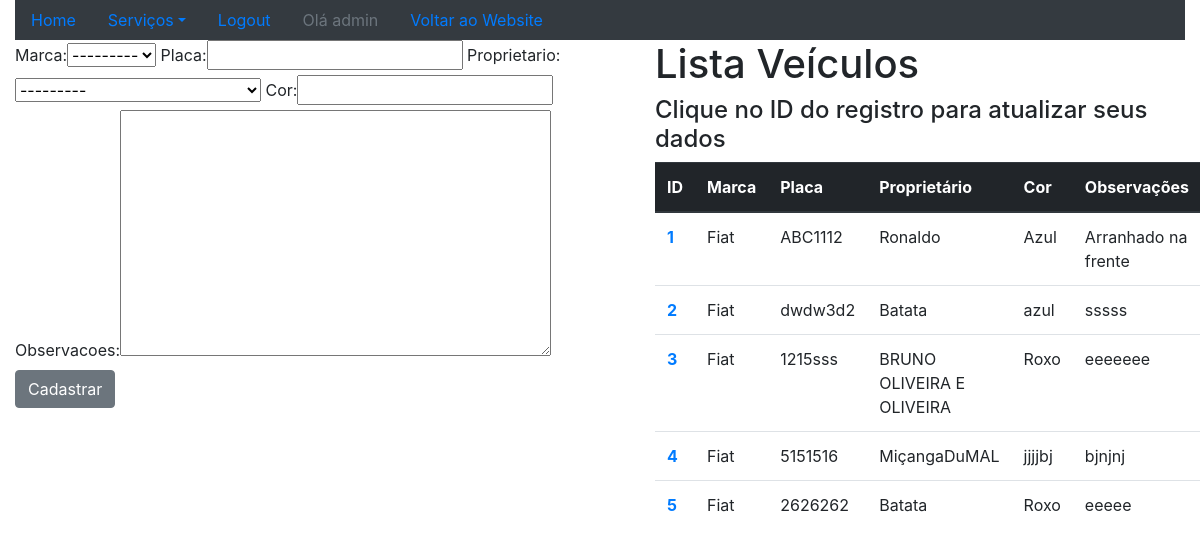
Before: /sistema/veiculos/ (signed in) with the older database file.
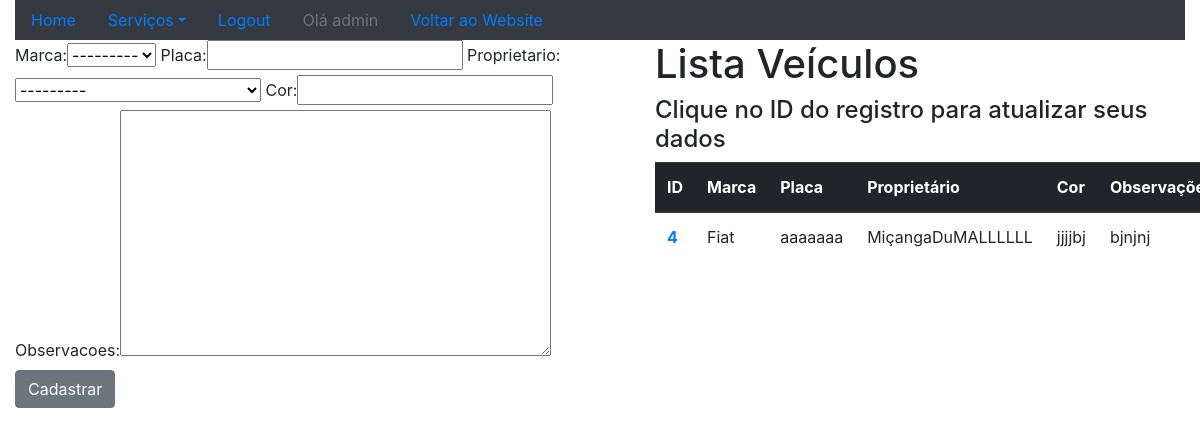
After: the same page with the newer database file.
### core/models.py (models this page shows, shortened)
class Veiculo(models.Model):
    marca = models.ForeignKey(Marca,on_delete=models.PROTECT)
    placa = models.CharField(max_length=7)
    proprietario = models.ForeignKey(Pessoa,on_delete=models.PROTECT)
    cor = models.CharField(max_length=15)
    observacoes = models.TextField()

class Marca(models.Model):
    nome = models.CharField(max_length=50)
    def __str__(self):
        return self.nome

class Pessoa(models.Model):
    nome = models.CharField(max_length=100)
    endereco = models.CharField(max_length=200)
    telefone = models.CharField(max_length=20)
    def __str__(self):
        return self.nome

### core/views.py (the view)
@login_required
def lista_veiculos(request):
    veiculos = Veiculo.objects.all()
    form = VeiculoForm()
    context = {'veiculos':veiculos,'form':form}
    return render(request,'core/lista_veiculos.html',context)

### core/forms.py
class VeiculoForm(ModelForm):
    class Meta:
        model = Veiculo
        fields = '__all__'

### core/templates/core/lista_veiculos.html (shortened to what this page needs)
{% extends "base.html" %}
{% load bootstrap %}
{% block main %}
    <div class="row">
        <div class="col-sm-6">
            <form action="{% url 'core_veiculo_novo' %}" method="POST">
                {{ form|bootstrap }}
                <button type="submit" class="btn btn-secondary">Cadastrar</button>
            </form>
        </div>
        <div class="col-sm-6">
            <ul>
                <h1>Lista Veículos</h1>
                <h4>Clique no ID do registro para atualizar seus dados</h4>
                <table class="table">
                <thead class="thead-dark">
                    <tr>
                        <th scope="col">ID</th>
                        <th scope="col">Marca</th>
                        <th scope="col">Placa</th>
                        <th scope="col">Proprietário</th>
                        <th scope="col">Cor</th>
                        <th scope="col">Observações</th>
                    </tr>
                </thead>
                <tbody>
                    {% for veiculo in veiculos %}
                        <tr>
                            <th scope="row"><a href="{% url 'core_veiculo_update' veiculo.id %}">{{ veiculo.id }}</a></th>
                            <td>{{ veiculo.marca }}</td>
                            <td>{{ veiculo.placa }}</td>
                            <td>{{ veiculo.proprietario.nome }}</td>
                            <td>{{ veiculo.cor }}</td>
                            <td>{{ veiculo.observacoes }}</td>
                        </tr>
                    {% endfor %}
                </tbody>
                </table>
            </ul>
        </div>
    </div>
{% endblock %}

### templates/base.html (shortened to what this page needs)
{% load static %}
<!DOCTYPE html>
<html lang="en">
<head>
    <link rel="stylesheet"  href="{% static 'bootstrap/css/bootstrap.css' %}">
</head>
<body>
    <div class="container-fluid">
        <div class="row">
            <div class="col-md-12">
                <ul class="nav nav-pills bg-dark">
                    <li class="nav-item">
                        <a class="nav-link " href="{% url 'core_home' %}">Home</a>
                    </li>
                    <li class="nav-item dropdown">
                        <a class="nav-link dropdown-toggle" data-toggle="dropdown" href="#" role="button" aria-haspopup="true" aria-expanded="false">Serviços</a>
                    </li>
                    {% if user.is_authenticated %}
                        <li class="nav-item">
                            <a class="nav-link " href="{% url 'logout' %}">Logout</a>
                        </li>
                        <li class="nav-item">
                            <a class="nav-link disabled" href="#">Olá {{ user }}</a>
                        </li>
                    {% else %}
                        <li class="nav-item">
                            <a class="nav-link " href="{% url 'login' %}">Login</a>
                        </li>
                    {% endif %}
                    <li class="nav-item">
                        <a class="nav-link " href="{% url 'website_home' %}">Voltar ao Website</a>
                    </li>
                </ul>
            </div>
        </div>
        {% block main %}
        {% endblock  %}
    </div>
</body>
</html>

Changed rows visible on the page:
removed Veiculo: id "1", marca "Fiat", placa "ABC1112", proprietario.nome "Ronaldo", cor "Azul", observacoes "Arranhado na frente"
removed Veiculo: id "2", marca "Fiat", placa "dwdw3d2", proprietario.nome "Batata", cor "azul", observacoes "sssss"
removed Veiculo: id "3", marca "Fiat", placa "1215sss", proprietario.nome "BRUNO OLIVEIRA E OLIVEIRA", cor "Roxo", observacoes "eeeeeee"
removed Veiculo: id "5", marca "Fiat", placa "2626262", proprietario.nome "Batata", cor "Roxo", observacoes "eeeee"
changed Veiculo "jjjjbj": placa "5151516" → "aaaaaaa"; proprietario.nome "MiçangaDuMAL" → "MiçangaDuMALLLLLL"
